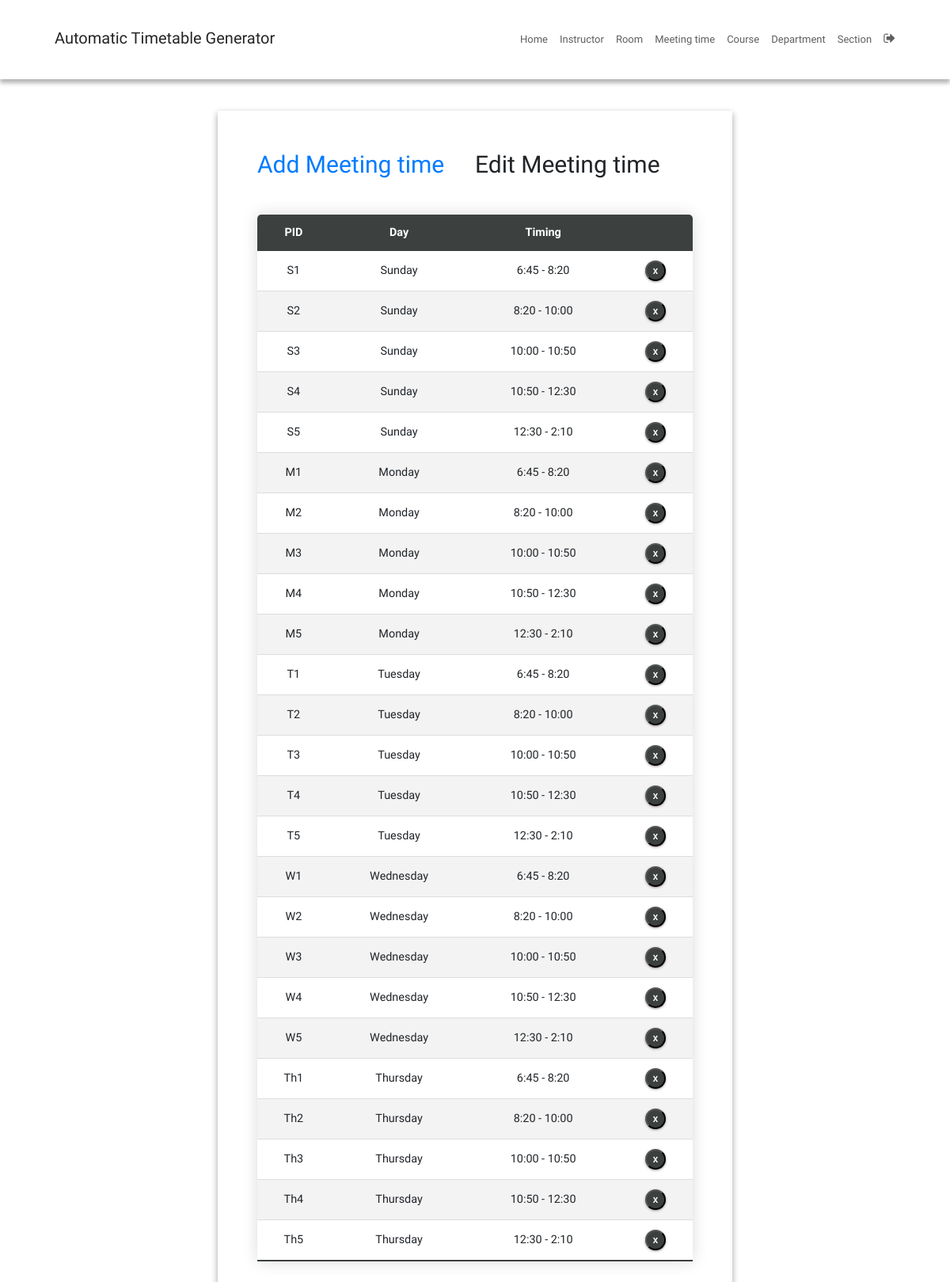
/meetingTimeEdit/ (signed in), run on the app's committed database.
### SchedulerApp/models.py (models this page shows, shortened)
class MeetingTime(models.Model):
    pid = models.CharField(max_length=4, primary_key=True)
    time = models.CharField(max_length=50, choices=TIME_SLOTS, default='11:30 - 12:30')
    day = models.CharField(max_length=15, choices=DAYS_OF_WEEK)

### SchedulerApp/views.py (the view)
# urls.py: path('meetingTimeEdit/', meetingTimeEdit, name='meetingTimeEdit'),
@login_required
def meetingTimeEdit(request):
    context = {'meeting_times': MeetingTime.objects.all()}
    return render(request, 'meetingTimeEdit.html', context)

### SchedulerApp/templatetags/index.py (called while the page is built)
@register.tag
def active(parser, token):
    args = token.split_contents()
    template_tag = args[0]
    if len(args) < 2:
        raise (template.TemplateSyntaxError, f'{template_tag} tag requires at least one argument')
    return NavSelectedNode(args[1:])

    def render(self, context):
        path = context['request'].path
        for p in self.patterns:
            pValue = template.Variable(p).resolve(context)
            if path == pValue:
                return 'active'
        return ''

### templates/meetingTimeEdit.html (shortened to what this page needs)
{% extends 'base.html' %}
{% block content %}
{% load static %}
<fieldset class="fieldset">
  <div class="tablink">
    <a href="{% url 'meetingTimeAdd'%}">
      <h1 onclick="openPage('new')" id="defaultOpen">Add Meeting time</h1>
    </a>
    <h1 onclick="openPage('edit')" id="link_to_edit">Edit Meeting time</h1>
  </div>
  <div class="tabcontent" id="edit">
    <table class="editTable">
      <thead>
        <tr class="table-headers">
          <th>PID</th>
          <th>Day</th>
          <th>Timing</th>
          <th class="empty"></th>
        </tr>
      </thead>
      <tbody>
        {% for mt in meeting_times %}
        <tr>
          <td>{{mt.pid}}</td>
          <td>{{mt.day}}</td>
          <td>{{mt.time}}</td>
          <td class="empty">
            <form action="{% url 'deletemeetingtime' mt.pid %}" method="post">
              <input type="submit" value="X" class="cross">
            </form>
          </td>
        </tr>
        {% endfor %}
      </tbody>
    </table>
  </div>
</fieldset>
{% endblock %}

### static/CSS/style.css (style rules this page uses)
:root { --green4: #343837; --green5: #303333; --green6: #454a49; --green7: #3c403f; --white: #fff; --grey: #aaa; --dark-grey: #444; --light-grey: #a29999; --lighter-grey: #dddddd; --lightest-grey: #f3f3f3; --box-shadow: #9e9292; }
html { font-size: 100%; box-sizing: border-box; scroll-behavior: smooth; }
html, body { margin: 0; padding: 0; width: 100vw; min-height: 100%; text-rendering: optimizeLegibility; font-family: "Quicksand", sans-serif; font-size: 62.5%; }
body { position: relative; }
a { text-decoration: none; }
fieldset { padding: 50px; border-radius: 0 0 8px 8px; background: transparent; box-shadow: rgba(0, 0, 0, 0.145) 0px 4px 8px, rgba(0, 0, 0, 0.24) 0px 3px 8px; border-top: 5px solid var(--green1); }
.fieldset { min-width: 65rem; font-size: 1.6rem; }
.tablink { display: grid; grid-template-columns: 1fr 1fr; }
.tablink h1 { color: var(--green3); padding-bottom: 2rem; cursor: pointer; font-size: 3rem; }
.tabcontent { display: grid; gap: 3rem; }
.editTable, .timetable { border-collapse: collapse; margin-top: 2rem; font-size: 0.9em; min-width: 40rem; border-radius: 5px 5px 0 0; overflow: hidden; box-shadow: 0 0 20px rgba(0, 0, 0, 0.15); text-align: center; }
.editTable thead tr, .timetable thead tr { background-color: var(--green7); color: var(--white); font-weight: bold; }
.editTable th, .editTable td, .timetable th, .timetable td { padding: 1.2rem 1.5rem; }
.editTable tbody tr, .timetable tbody tr { border-bottom: 1px solid var(--lighter-grey); }
.editTable tbody tr:nth-of-type(even), .timetable tbody tr:nth-of-type(even) { background-color: var(--lightest-grey); }
.editTable tbody tr:last-of-type, .timetable tbody tr:last-of-type { border-bottom: 2px solid var(--green7); }
.empty form { display: flex; justify-content: center; }
.cross { border-radius: 50%; font-size: 1rem; font-weight: bold; box-shadow: 0px 1px 3px 0px var(--box-shadow); padding: 4px; color: var(--white); background-color: var(--green7); cursor: pointer; width: 2.6rem; height: 2.6rem; }

### data on the page
MeetingTime: pid "S1", day "Sunday", time "6:45 - 8:20"
MeetingTime: pid "S2", day "Sunday", time "8:20 - 10:00"
MeetingTime: pid "S3", day "Sunday", time "10:00 - 10:50"
MeetingTime: pid "S4", day "Sunday", time "10:50 - 12:30"
MeetingTime: pid "S5", day "Sunday", time "12:30 - 2:10"
MeetingTime: pid "M1", day "Monday", time "6:45 - 8:20"
MeetingTime: pid "M2", day "Monday", time "8:20 - 10:00"
MeetingTime: pid "M3", day "Monday", time "10:00 - 10:50"
MeetingTime: pid "M4", day "Monday", time "10:50 - 12:30"
MeetingTime: pid "M5", day "Monday", time "12:30 - 2:10"
MeetingTime: pid "T1", day "Tuesday", time "6:45 - 8:20"
MeetingTime: pid "T2", day "Tuesday", time "8:20 - 10:00"
MeetingTime: pid "T3", day "Tuesday", time "10:00 - 10:50"
MeetingTime: pid "T4", day "Tuesday", time "10:50 - 12:30"
MeetingTime: pid "T5", day "Tuesday", time "12:30 - 2:10"
MeetingTime: pid "W1", day "Wednesday", time "6:45 - 8:20"
MeetingTime: pid "W2", day "Wednesday", time "8:20 - 10:00"
MeetingTime: pid "W3", day "Wednesday", time "10:00 - 10:50"
MeetingTime: pid "W4", day "Wednesday", time "10:50 - 12:30"
MeetingTime: pid "W5", day "Wednesday", time "12:30 - 2:10"
MeetingTime: pid "Th1", day "Thursday", time "6:45 - 8:20"
MeetingTime: pid "Th2", day "Thursday", time "8:20 - 10:00"
MeetingTime: pid "Th3", day "Thursday", time "10:00 - 10:50"
MeetingTime: pid "Th4", day "Thursday", time "10:50 - 12:30"
MeetingTime: pid "Th5", day "Thursday", time "12:30 - 2:10"
